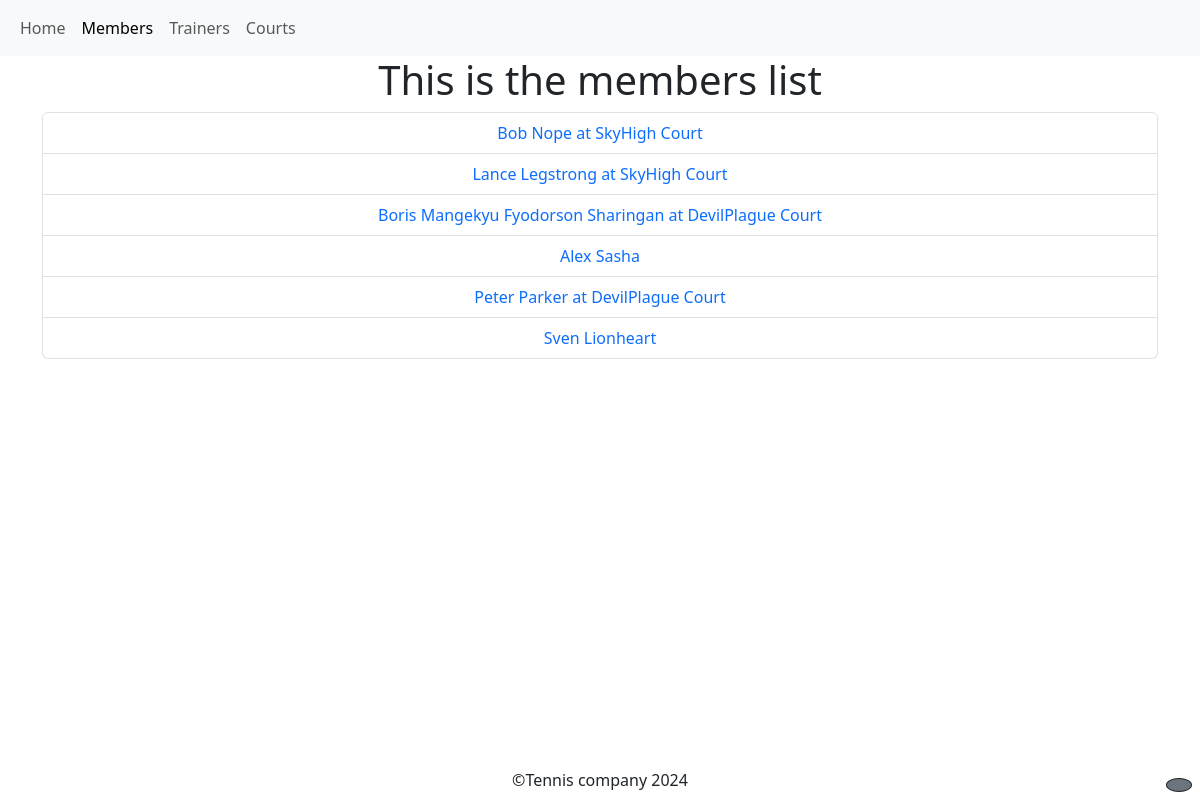
The page /members/ on the database its author committed.
### members/models.py (models this page shows, shortened)
class Member(models.Model):
    fname = models.CharField(max_length=30)
    lname = models.CharField(max_length=30)
    email = models.EmailField()
    phone = models.CharField(max_length=13)
    join_date = models.DateField(max_length=254)
    court = models.ForeignKey(
        Court, on_delete=models.SET_NULL, null=True, blank=True, related_name="members"
    )

### courts/models.py (models this page shows, shortened)
class Court(models.Model):
    name = models.CharField(max_length=100)
    number = models.PositiveIntegerField(unique=True)
    is_occupied = models.BooleanField(default=False)
    occupation_time = models.DateTimeField(null=True, blank=True)
    def __str__(self):
        return self.name

### members/views.py (the view)
# urls.py: path("", views.members, name="members"),
def members(request):
    members = Member.objects.all()
    context = {"members": members}
    return render(request, "members_page.html", context=context)

### members/templates/members_page.html (shortened to what this page needs)
{%extends 'base.html'%} {%block title%}Members {%endblock%} {%block content%}
<h1>This is the members list</h1>
<div class="container">
  <ul class="list-group">
    {%for member in members%}
    <li class="list-group-item">
      <a class="text-decoration-none" href="member_details/{{member.id}}"
        >{{member.fname}} {{member.lname}} {% if member.court%} at
        {{member.court}} Court{%endif%}</a
      >
    </li>
    {%endfor%}
  </ul>
</div>
{%endblock%}

### rows shown on the page
Member: fname "Bob", lname "Nope", court "SkyHigh"
Member: fname "Lance", lname "Legstrong", court "SkyHigh"
Member: fname "Boris Mangekyu", lname "Fyodorson Sharingan", court "DevilPlague"
Member: fname "Alex", lname "Sasha"
Member: fname "Peter", lname "Parker", court "DevilPlague"
Member: fname "Sven", lname "Lionheart"
